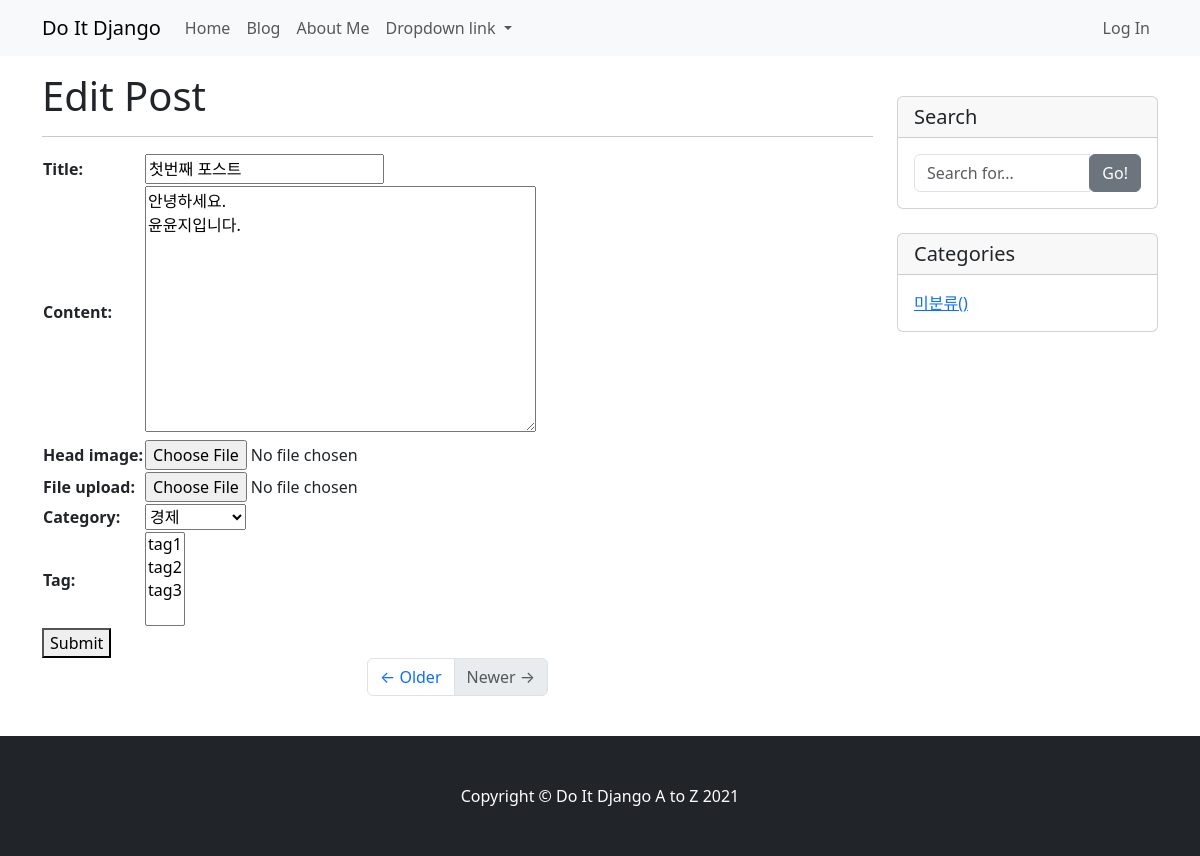
Screenshot of /blog/update_post/1 (signed in) with the database file from the repository.
### blog/models.py (models this page shows, shortened)
class Post(models.Model):
    title = models.CharField(max_length=30)
    content = models.TextField()
    head_image = models.ImageField(upload_to='blog/images/%Y/%m/%d/', blank=True)
    file_upload = models.FileField(upload_to='blog/files/%Y/%m/%d/', blank=True)
    created_at = models.DateTimeField(auto_now_add=True)
    update_at = models.DateTimeField(auto_now=True)
    author = models.ForeignKey(User, null=True, on_delete=models.SET_NULL)
    category = models.ForeignKey(Category, null=True, blank=True, on_delete=models.SET_NULL)
    tag = models.ManyToManyField(Tag, blank=True)

### blog/views.py (the view)
# urls.py: path('update_post/<int:pk>', views.PostUpdate.as_view()),
class PostUpdate(LoginRequiredMixin, UpdateView):
    model = Post
    fields = ['title', 'content', 'head_image', 'file_upload', 'category', 'tag']
    template_name = 'blog/post_update_form.html'
    def dispatch(self, request, *args, **kwargs):
        if request.user.is_authenticated and request.user == self.get_object().author:
            return super(PostUpdate, self).dispatch(request, *args, **kwargs)
        else:
            raise PermissionDenied

### blog/models.py (called while the page is built)
    def __str__(self):
        return self.name

    def __str__(self):
        return self.name

### blog/templates/blog/post_update_form.html (shortened to what this page needs)
{% extends 'blog/base.html' %}
{% block main_area %}
<h1> Edit Post</h1>
<hr>
<form method="post" ectype="multipart/form-data">
    <table>
        {{ form }}
    </table>
    <button type="submit"> Submit </button>
</form>
{% endblock %}

### rows the page displays
Post: title "첫번째 포스트", content "안녕하세요. 윤윤지입니다.", category "경제"
